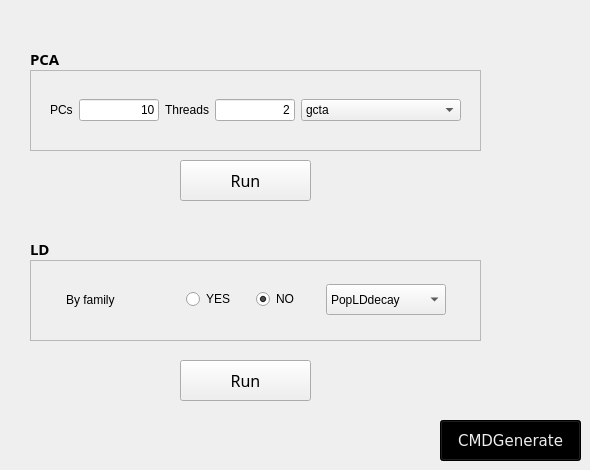
    <widget class="QWidget" name="pca_ld">
     <attribute name="title">
      <string>PCA/LD</string>
     </attribute>
     <widget class="QLabel" name="label_21">
      <property name="geometry">
       <rect>
        <x>30</x>
        <y>50</y>
        <width>34</width>
        <height>18</height>
       </rect>
      </property>
      <property name="font">
       <font>
        <family>Arial Rounded MT Bold</family>
        <pointsize>11</pointsize>
        <weight>75</weight>
        <italic>false</italic>
        <bold>true</bold>
       </font>
      </property>
      <property name="text">
       <string>PCA</string>
      </property>
     </widget>
     <widget class="QLabel" name="label_26">
      <property name="geometry">
       <rect>
        <x>30</x>
        <y>240</y>
        <width>22</width>
        <height>18</height>
       </rect>
      </property>
      <property name="font">
       <font>
        <family>Arial Rounded MT Bold</family>
        <pointsize>11</pointsize>
        <weight>75</weight>
        <italic>false</italic>
        <bold>true</bold>
       </font>
      </property>
      <property name="text">
       <string>LD</string>
      </property>
     </widget>
     <widget class="QFrame" name="frame_4">
      <property name="geometry">
       <rect>
        <x>30</x>
        <y>70</y>
        <width>451</width>
        <height>81</height>
       </rect>
      </property>
      <property name="frameShape">
       <enum>QFrame::StyledPanel</enum>
      </property>
      <property name="frameShadow">
       <enum>QFrame::Raised</enum>
      </property>
      <widget class="QWidget" name="layoutWidget">
       <property name="geometry">
        <rect>
         <x>20</x>
         <y>20</y>
         <width>411</width>
         <height>41</height>
        </rect>
       </property>
       <layout class="QHBoxLayout" name="horizontalLayout">
        <item>
         <widget class="QLabel" name="label_22">
          <property name="sizePolicy">
           <sizepolicy hsizetype="Preferred" vsizetype="Fixed">
            <horstretch>0</horstretch>
            <verstretch>0</verstretch>
           </sizepolicy>
          </property>
          <property name="text">
           <string>PCs</string>
          </property>
         </widget>
        </item>
        <item>
         <widget class="QLineEdit" name="nPCsLineEdit">
          <property name="sizePolicy">
           <sizepolicy hsizetype="Expanding" vsizetype="Fixed">
            <horstretch>0</horstretch>
            <verstretch>0</verstretch>
           </sizepolicy>
          </property>
          <property name="maximumSize">
           <size>
            <width>80</width>
            <height>16777215</height>
           </size>
          </property>
          <property name="text">
           <string>10</string>
          </property>
          <property name="alignment">
           <set>Qt::AlignRight|Qt::AlignTrailing|Qt::AlignVCenter</set>
          </property>
         </widget>
        </item>
        <item>
         <widget class="QLabel" name="label_25">
          <property name="sizePolicy">
           <sizepolicy hsizetype="Preferred" vsizetype="Fixed">
            <horstretch>0</horstretch>
            <verstretch>0</verstretch>
           </sizepolicy>
          </property>
          <property name="text">
           <string>Threads</string>
          </property>
         </widget>
        </item>
        <item>
         <widget class="QLineEdit" name="nThreadsLineEdit">
          <property name="sizePolicy">
           <sizepolicy hsizetype="Expanding" vsizetype="Fixed">
            <horstretch>0</horstretch>
            <verstretch>0</verstretch>
           </sizepolicy>
          </property>
          <property name="maximumSize">
           <size>
            <width>80</width>
            <height>16777215</height>
           </size>
          </property>
          <property name="text">
           <string>2</string>
          </property>
          <property name="alignment">
           <set>Qt::AlignRight|Qt::AlignTrailing|Qt::AlignVCenter</set>
          </property>
         </widget>
        </item>
        <item>
         <widget class="QComboBox" name="pcaToolComboBox">
          <property name="sizePolicy">
           <sizepolicy hsizetype="MinimumExpanding" vsizetype="Fixed">
            <horstretch>0</horstretch>
            <verstretch>0</verstretch>
           </sizepolicy>
          </property>
          <item>
           <property name="text">
            <string>gcta</string>
           </property>
          </item>
         </widget>
        </item>
       </layout>
      </widget>
     </widget>
     <widget class="QFrame" name="frame_5">
      <property name="geometry">
       <rect>
        <x>30</x>
        <y>260</y>
        <width>451</width>
        <height>81</height>
       </rect>
      </property>
      <property name="frameShape">
       <enum>QFrame::StyledPanel</enum>
      </property>
      <property name="frameShadow">
       <enum>QFrame::Raised</enum>
      </property>
      <widget class="QWidget" name="layoutWidget">
       <property name="geometry">
        <rect>
         <x>22</x>
         <y>24</y>
         <width>411</width>
         <height>31</height>
        </rect>
       </property>
       <layout class="QHBoxLayout" name="horizontalLayout_2">
        <item>
         <widget class="QLabel" name="label_27">
          <property name="sizePolicy">
           <sizepolicy hsizetype="Preferred" vsizetype="Preferred">
            <horstretch>0</horstretch>
            <verstretch>0</verstretch>
           </sizepolicy>
          </property>
          <property name="maximumSize">
           <size>
            <width>100</width>
            <height>16777215</height>
           </size>
          </property>
          <property name="text">
           <string>By family</string>
          </property>
         </widget>
        </item>
        <item>
         <widget class="QRadioButton" name="yesLDByFamRadioButton">
          <property name="sizePolicy">
           <sizepolicy hsizetype="Fixed" vsizetype="Fixed">
            <horstretch>0</horstretch>
            <verstretch>0</verstretch>
           </sizepolicy>
          </property>
          <property name="minimumSize">
           <size>
            <width>50</width>
            <height>0</height>
           </size>
          </property>
          <property name="text">
           <string>YES</string>
          </property>
         </widget>
        </item>
        <item>
         <widget class="QRadioButton" name="noLDByFamRadioButton">
          <property name="sizePolicy">
           <sizepolicy hsizetype="Fixed" vsizetype="Fixed">
            <horstretch>0</horstretch>
            <verstretch>0</verstretch>
           </sizepolicy>
          </property>
          <property name="minimumSize">
           <size>
            <width>50</width>
            <height>0</height>
           </size>
          </property>
          <property name="text">
           <string>NO</string>
          </property>
          <property name="checked">
           <bool>true</bool>
          </property>
         </widget>
        </item>
        <item>
         <widget class="QComboBox" name="pcaToolComboBox_2">
          <property name="sizePolicy">
           <sizepolicy hsizetype="MinimumExpanding" vsizetype="Preferred">
            <horstretch>0</horstretch>
            <verstretch>0</verstretch>
           </sizepolicy>
          </property>
          <property name="minimumSize">
           <size>
            <width>120</width>
            <height>0</height>
           </size>
          </property>
          <property name="maximumSize">
           <size>
            <width>110</width>
            <height>16777215</height>
           </size>
          </property>
          <item>
           <property name="text">
            <string>PopLDdecay</string>
           </property>
          </item>
         </widget>
        </item>
       </layout>
      </widget>
     </widget>
     <widget class="QPushButton" name="pcaRunPushButton">
      <property name="geometry">
       <rect>
        <x>180</x>
        <y>160</y>
        <width>131</width>
        <height>41</height>
       </rect>
      </property>
      <property name="font">
       <font>
        <family>Arial Rounded MT Bold</family>
        <pointsize>12</pointsize>
       </font>
      </property>
      <property name="cursor">
       <cursorShape>PointingHandCursor</cursorShape>
      </property>
      <property name="acceptDrops">
       <bool>true</bool>
      </property>
      <property name="styleSheet">
       <string notr="true">background-color: rgb(225, 225, 225);border:1px groove gray;border-radius:4px;padding:1px 4px;border-style: outset;

pressed { background-color: qlineargradient(x1: 0, y1: 0, x2: 0, y2: 1,stop: 0 #dadbde, stop: 1 #f6f7fa);
}</string>
      </property>
      <property name="text">
       <string>Run</string>
      </property>
     </widget>
     <widget class="QPushButton" name="ldRunPushButton">
      <property name="geometry">
       <rect>
        <x>180</x>
        <y>360</y>
        <width>131</width>
        <height>41</height>
       </rect>
      </property>
      <property name="font">
       <font>
        <family>Arial Rounded MT Bold</family>
        <pointsize>12</pointsize>
       </font>
      </property>
      <property name="cursor">
       <cursorShape>PointingHandCursor</cursorShape>
      </property>
      <property name="acceptDrops">
       <bool>true</bool>
      </property>
      <property name="styleSheet">
       <string notr="true">background-color: rgb(225, 225, 225);border:1px groove gray;border-radius:4px;padding:1px 4px;border-style: outset;

pressed { background-color: qlineargradient(x1: 0, y1: 0, x2: 0, y2: 1,stop: 0 #dadbde, stop: 1 #f6f7fa);
}</string>
      </property>
      <property name="text">
       <string>Run</string>
      </property>
     </widget>
     <widget class="QPushButton" name="pca_ld_cmdButton">
      <property name="geometry">
       <rect>
        <x>440</x>
        <y>420</y>
        <width>141</width>
        <height>41</height>
       </rect>
      </property>
      <property name="font">
       <font>
        <family>DejaVu Sans</family>
        <pointsize>11</pointsize>
       </font>
      </property>
      <property name="cursor">
       <cursorShape>PointingHandCursor</cursorShape>
      </property>
      <property name="acceptDrops">
       <bool>true</bool>
      </property>
      <property name="styleSheet">
       <string notr="true">color: rgb(238, 238, 236);
background-color: rgb(0, 0, 0);</string>
      </property>
      <property name="text">
       <string>CMDGenerate</string>
      </property>
     </widget>
     <zorder>frame_4</zorder>
     <zorder>frame_5</zorder>
     <zorder>label_21</zorder>
     <zorder>label_26</zorder>
     <zorder>pcaRunPushButton</zorder>
     <zorder>ldRunPushButton</zorder>
     <zorder>pca_ld_cmdButton</zorder>
    </widget>
